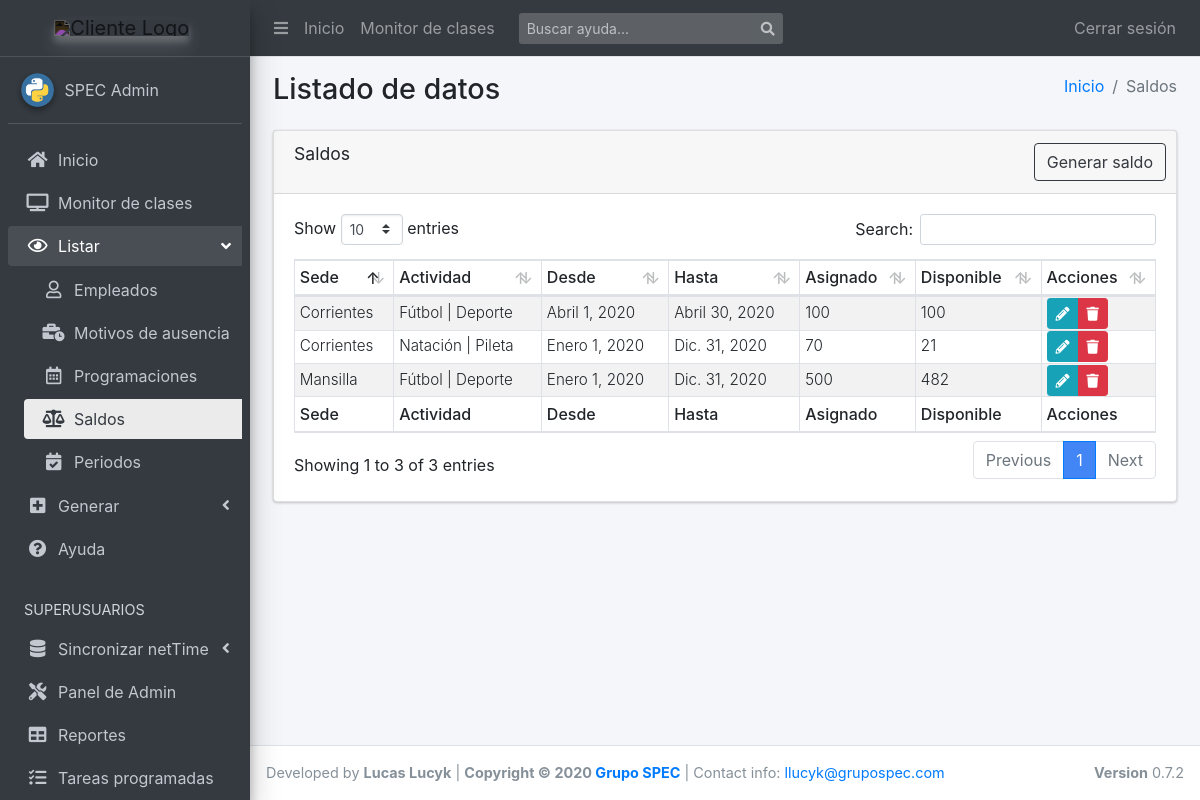
Page /list/saldos/ (signed in) on the committed database.
### scg_app/models.py (models this page shows, shortened)
class Saldo(models.Model):
    actividad = models.ForeignKey('Actividad', on_delete=models.CASCADE)
    sede = models.ForeignKey('Sede', on_delete=models.CASCADE)
    desde = models.DateField(default=timezone.now)
    hasta = models.DateField(default=timezone.now)
    saldo_asignado = models.PositiveIntegerField(
        default=0,
        validators=[MinValueValidator(1)],
        help_text="Cantidad de clases que desea disponibilizar")
    class Meta:
        verbose_name = "Saldo"
        verbose_name_plural = "Saldos"
        get_latest_by = "id"
    def get_edit_url(self):
        return reverse('saldo_update', kwargs={"pk": self.id})
    def get_delete_url(self):
        return reverse(
            'confirm_delete',
            kwargs={"model":self.__class__.__name__, "pk":self.id})
    @property
    def saldo_disponible(self):
        clases = Clase.objects.filter(
            actividad=self.actividad,
            sede=self.sede,
            fecha__gte=self.desde,
            fecha__lte=self.hasta,
        ).exclude(
            estado="5"    #canceladas
        ).count()
        return self.saldo_asignado - clases

class Sede(models.Model):
    id_netTime = models.PositiveIntegerField(
        default=0,
        validators=[MinValueValidator(1)],
        unique=True,
        help_text="Para matchear marcajes e importaciones")
    nombre = models.CharField(max_length=40)
    tipo = models.CharField(max_length=30, default="Física", blank=True)
    class Meta:
        verbose_name = "Sede"
        verbose_name_plural = "Sedes"
        get_latest_by = "id"
    def __str__(self):
        return f'{self.nombre}'

class Actividad(models.Model):
    nombre = models.CharField(max_length=100)
    grupo = models.ForeignKey(
        'GrupoActividad', on_delete=models.SET(''), null=True, blank=True)
    class Meta:
        verbose_name = "Actividad"
        verbose_name_plural = "Actividades"
        get_latest_by = "id"
    def __str__(self):
        return f'{self.nombre} | {self.grupo}'

class GrupoActividad(models.Model):
    nombre = models.CharField(max_length=100)
    class Meta:
        verbose_name = "Grupo de Actividad"
        verbose_name_plural = "Grupos de Actividad"
        get_latest_by = "id"
    def __str__(self):
        return f'{self.nombre}'

### scg_app/views.py (the view)
# urls.py: path('saldos/', views.SaldosList.as_view(), name='saldos_view'),
class SaldosList(LoginRequiredMixin, ListView):
    model = Saldo
    template_name = 'apps/scg_app/list/saldos.html'
    context_object_name = 'saldos_list'
    ordering = ['-desde', 'sede__nombre', 'actividad__nombre']

### templates/apps/scg_app/list/saldos.html
{% extends "apps/scg_app/list/base.html" %}
{% block active_ver_saldos %} active {% endblock %}
{% block route %}
  <li class="breadcrumb-item"><a href="{% url 'index' %}">Inicio</a></li>
  <li class="breadcrumb-item active">Saldos</li>
{% endblock route %}
{% block tableName %}Saldos{% endblock %}
{% block generar_btn %}
  <a href="{% url 'generar_saldo' %}" class="btn btn-outline-dark">Generar saldo</a>
{% endblock %}
{% block tableHeaders %}
  <tr>
    <th>Sede</th>
    <th>Actividad</th>
    <th>Desde</th>
    <th>Hasta</th>
    <th>Asignado</th>
    <th>Disponible</th>
    <th>Acciones</th>
  </tr>
{% endblock %}
{% block tableBody %}
  {% for saldo in saldos_list %}
    <tr>
      <td class="align-middle">{{saldo.sede|capfirst}}</td>
      <td class="align-middle">{{saldo.actividad|capfirst}}</td>
      <td class="align-middle">{{saldo.desde}}</td>
      <td class="align-middle">{{saldo.hasta}}</td>
      <td class="align-middle">{{saldo.saldo_asignado}}</td>
      <td class="align-middle">{{saldo.saldo_disponible}}</td>
      <td class="py-0 align-middle">
        <div class="btn-group btn-group-sm">
          <a href="{{ saldo.get_edit_url|safe }}" class="btn btn-info"><i class="fas fa-pencil-alt"></i></a>
          <a href="{{ saldo.get_delete_url|safe }}" class="btn btn-danger"><i class="fas fa-trash"></i></a>
        </div>
      </td>
    </tr>
  {% endfor %}
{% endblock %}
{% block tableFooter %}
  <tr>
    <th>Sede</th>
    <th>Actividad</th>
    <th>Desde</th>
    <th>Hasta</th>
    <th>Asignado</th>
    <th>Disponible</th>
    <th>Acciones</th>
  </tr>
{% endblock %}

### templates/base_template.html (shortened to what this page needs)
<!DOCTYPE html>
<html lang="es">
<head>
  {% load static %}
  <link rel="stylesheet" href="{%  static 'css/main.css' %}">
  <link rel="stylesheet" href="https://code.ionicframework.com/ionicons/2.0.1/css/ionicons.min.css">
  <link rel="stylesheet" href="{%  static 'dist/css/adminlte.min.css' %}">
  <link rel="stylesheet" href="https://cdnjs.cloudflare.com/ajax/libs/Chart.js/2.8.0/Chart.min.css" />
  <link rel="stylesheet" href="https://stackpath.bootstrapcdn.com/bootstrap/4.4.1/css/bootstrap.min.css">
  {% if 1 == 1 %}
    <link rel="stylesheet" href="https://use.fontawesome.com/releases/v5.8.2/css/all.css">
  {% else %}
    <link rel="stylesheet" href="{%  static 'plugins/fontawesome-free/css/all.min.css' %}">
  {% endif %}
  {% block extra_css %}
  {% endblock %}
</head>
<body class="hold-transition sidebar-mini layout-fixed .layout-footer-fixed .layout-navbar-fixed">
{% block body %}
<div class="wrapper">
  <nav class="main-header navbar navbar-expand navbar-dark navbar-dark">
    <ul class="navbar-nav">
      <li class="nav-item">
        <a class="nav-link" data-widget="pushmenu" href="#" role="button"><i class="fas fa-bars"></i></a>
      </li>
      <li class="nav-item d-none d-sm-inline-block">
        <a href="{% url 'index' %}" class="nav-link">Inicio</a>
      </li>
      <li class="nav-item d-none d-sm-inline-block">
        <a href="{% url 'clases_view'%}" class="nav-link">Monitor de clases</a>
      </li>
    </ul>
    <form class="form-inline ml-3" action="{% url 'help_list' %}">
      <div class="input-group input-group-sm">
        <input class="form-control form-control-navbar" type="search" placeholder="Buscar ayuda..." aria-label="Buscar" name="q">
        <div class="input-group-append">
          <button class="btn btn-navbar" type="submit">
            <i class="fas fa-search"></i>
          </button>
        </div>
      </div>
    </form>
    <ul class="navbar-nav ml-auto">
      {% if user.is_authenticated %}
        <li class="nav-item">
          <a class="nav-link" href="{% url 'logout'%}?next={{request.path}}">
          Cerrar sesi&oacute;n
          </a>
        </li>
      {% endif %}
    </ul>
  </nav>
  <aside class="main-sidebar sidebar-dark-primary elevation-4">
    <a id="logo-big" href="{% url 'index' %}" class="brand-link text-center" style="display:none;">
      <img src="https://megatlon.com/megatlon/images/megatlon.svg"
           alt="Cliente Logo"
           class="brand-image elevation-3 invert-color img-center"
           style="opacity: .8;">
      <span class="brand-text font-weight-light">&nbsp;</span>
    </a>
    <div class="sidebar">
      <div class="user-panel mt-3 pb-3 mb-3 d-flex">
        <div class="image">
          <img src="{% static 'img/python.png' %}" class="img-circle elevation-2" alt="User Image">
        </div>
        <div class="info">
          <a href="#" class="d-block">{{ user.last_name }} {{ user.first_name }}</a>
        </div>
      </div>
      <nav class="mt-2">
        <ul class="nav nav-pills nav-sidebar flex-column nav-child-indent" data-widget="treeview" role="menu" data-accordion="false">
          <li class="nav-item">
            <a href="{% url 'index' %}" class="nav-link {% block active_home %}{% endblock %}">
              <i class="nav-icon fas fa-home"></i>
              <p>Inicio</p>
            </a>
          </li>
          <li class="nav-item">
            <a href="{% url 'clases_view'%}" class="nav-link {% block active_monitor %}{% endblock %}">
              <i class="nav-icon fas fa-tv"></i>
              <p>Monitor de clases</p>
            </a>
          </li>
          <li class="nav-item has-treeview {% block open_ver %}{% endblock %}">
            <a href="#" class="nav-link">
              <i class="nav-icon far fa-eye"></i>
              <p>
                Listar
                <i class="fas fa-angle-left right"></i>
              </p>
            </a>
            <ul class="nav nav-treeview">
              <li class="nav-item">
                <a href="{% url 'empleados_view'%}" class="nav-link {% block active_ver_empleados %}{% endblock %}">
                  <i class="far fa-user nav-icon"></i>
                  <p>Empleados</p>
                </a>
              </li>
              <li class="nav-item">
                <a href="{% url 'motivos_ausencia_view'%}" class="nav-link {% block active_ver_mot_aus %}{% endblock %}">
                  <i class="fas fa-business-time nav-icon"></i>
                  <p>Motivos de ausencia</p>
                </a>
              </li>
              <li class="nav-item">
                <a href="{% url 'programaciones_view'%}" class="nav-link {% block active_ver_program %}{% endblock %}">
                  <i class="far fa-calendar-alt nav-icon"></i>
                  <p>Programaciones</p>
                </a>
              </li>
              <li class="nav-item">
                <a href="{% url 'saldos_view'%}" class="nav-link {% block active_ver_saldos %}{% endblock %}">
                  <i class="fas fa-balance-scale nav-icon"></i>
                  <p>Saldos</p>
                </a>
              </li>
              <li class="nav-item">
                <a href="{% url 'periodos_view'%}" class="nav-link {% block active_ver_periodos %}{% endblock %}">
                  <i class="fas fa-calendar-check nav-icon"></i>
                  <p>Periodos</p>
                </a>
              </li>
            </ul>
          </li>
          <li class="nav-item has-treeview {% block open_crear %}{% endblock %}">
            <a href="#" class="nav-link">
              <i class="nav-icon fas fa-plus-square"></i>
              <p>
                Generar
                <i class="right fas fa-angle-left"></i>
              </p>
            </a>
          </li>
          <li class="nav-item">
            <a href="{% url 'help_list'%}" class="nav-link {% block active_help %}{% endblock %}">
              <i class="nav-icon fas fa-question-circle"></i>
              <p>Ayuda</p>
            </a>
          </li>
          {% if user.is_superuser %}
            <li class="nav-header">SUPERUSUARIOS</li>
            <li class="nav-item has-treeview">
              <a href="#" class="nav-link">
                <i class="nav-icon fas fa-database"></i>
                <p>
                  Sincronizar netTime
                  <i class="right fas fa-angle-left"></i>
                </p>
              </a>
            </li>
            <li class="nav-item">
              <a href="/admin/" target="_blank" class="nav-link">
                <i class="nav-icon fas fa-tools"></i>
                <p>Panel de Admin</p>
              </a>
            </li>
            <li class="nav-item">
              <a href="/report_builder/" class="nav-link">
                <i class="nav-icon fas fa-table"></i>
                <p>Reportes</p>
              </a>
            </li>
            <li class="nav-item">
              <a href="{% url 'tasks_management' %}" class="nav-link {% block active_tareas %}{% endblock %}">
                <i class="nav-icon fas fa-tasks"></i>
                <p>Tareas programadas</p>
              </a>
            </li>
          {% endif %}
        </ul>
      </nav>
    </div>
  </aside>
  <div class="content-wrapper">
    <section class="content-header">
      <div class="container-fluid">
        <div class="row mb-2">
          <div class="col-sm-6">
            <h1>{% block namepage %}Inicio{% endblock %}</h1>
          </div>
          <div class="col-sm-6">
            <ol class="breadcrumb float-sm-right">
              {% block route %}{% endblock %}
            </ol>
          </div>
        </div>
      </div>
    </section>
    <section class="content">
      <div class="container-fluid">
        {% block content %}{% endblock %}
      </div>
    </section>
  </div>
  <footer class="main-footer">
    <div class="float-right d-none d-sm-block">
      <b>Version</b> 0.7.2
    </div>
    Developed by <strong>Lucas Lucyk</strong> |
    <strong>Copyright &copy; 2020 <a href="https://grupospec.com/es/">Grupo SPEC</a></strong>
    | Contact info: <a href="mailto:llucyk@grupospec.com">llucyk@grupospec.com</a>
  </footer>
</div>
{% endblock body %}
</body>
</html>

### static/css/main.css (style rules this page uses)
footer { font-size: .9rem; }
table td { font-size: .95rem; font-weight: 300; }
table th { font-size: 1rem; font-weight: 500; }
.invert-color { -webkit-filter: invert(1); filter: invert(1); }
.img-center { float: none !important; }

### rows in the picture
Saldo: sede "Corrientes", actividad "Fútbol | Deporte", desde "Abril 1, 2020", hasta "Abril 30, 2020", saldo_asignado "100", saldo_disponible "100"
Saldo: sede "Corrientes", actividad "Natación | Pileta", desde "Enero 1, 2020", hasta "Dic. 31, 2020", saldo_asignado "70", saldo_disponible "21"
Saldo: sede "Mansilla", actividad "Fútbol | Deporte", desde "Enero 1, 2020", hasta "Dic. 31, 2020", saldo_asignado "500", saldo_disponible "482"

### other values in the picture
{{ user.last_name }} "SPEC"
{{ user.first_name }} "Admin"
